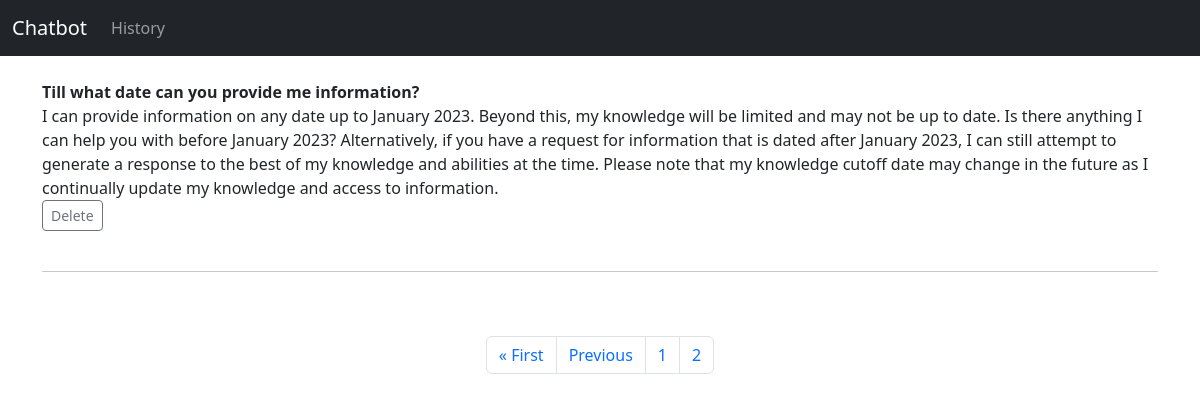
The app's page /past?page=2 with its own data.
### chat/models.py (models this page shows, shortened)
class Past(models.Model):
	question = models.CharField(max_length=250)
	answer =models.TextField(max_length=5000)

### chat/views.py (the view)
# urls.py: path('past', views.past, name="past"),
def past(request):
	p = Paginator(Past.objects.all(), 5)
	page = request.GET.get('page')
	pages = p.get_page(page)
	past = Past.objects.all()
	nums = "a" * pages.paginator.num_pages
	return render(request, 'past.html', {"past": past, "pages": pages, "nums": nums})

### chat/templates/past.html (shortened to what this page needs)
{% extends 'base.html' %}
{% block content %}
{% if past %}
{% for thing in pages %}
	<strong>{{ thing.question }}</strong><br/>
	{{ thing.answer }} <br/>
	<a href="{% url 'delete_past' thing.id %}" class="btn btn-outline-secondary btn-sm"> Delete </a>
	<br/><br/>
{% endfor %}
{% endif %}
<hr><br/><br/>
<nav aria-label="Page navigation example">
  <ul class="pagination justify-content-center">
  	<li class="page-item"><a class="page-link" href="?page=1">&laquo; First</a></li>
  	{% if pages.has_previous %}
		<li class="page-item"><a class="page-link" href="?page={{pages.previous_page_number}}">Previous</a></li>
    {% endif %}
    {% for i in nums %}
    	<li class="page-item"><a class="page-link" href="?page={{ forloop.counter }}">{{ forloop.counter}}</a></li>
    {% endfor %}
  </ul>
</nav>
<br/><br/>
{% endblock %}

### records on screen
Past: question "Till what date can you provide me information?", answer "I can provide information on any date up to January 2023. Beyond this, my knowledge will be limited and may not be up to date. Is there anything I can help you with before January 2023? Alternatively, if you have a request for information that is dated after January 2023, I can still attempt to generate a response to the best of my knowledge and abilities at the time. Please note that my knowledge cutoff date may change in the future as I continually update my knowledge and access to information."
